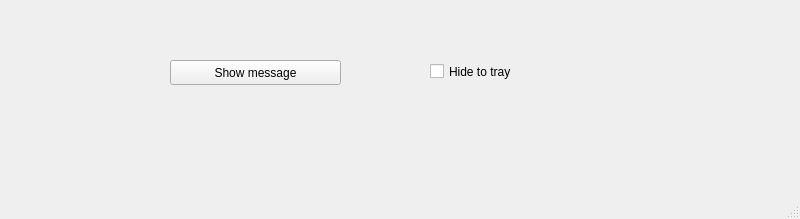
<?xml version="1.0" encoding="UTF-8"?>
<ui version="4.0">
 <class>MainWindow</class>
 <widget class="QMainWindow" name="MainWindow">
  <property name="geometry">
   <rect>
    <x>0</x>
    <y>0</y>
    <width>800</width>
    <height>219</height>
   </rect>
  </property>
  <property name="windowTitle">
   <string>MainWindow</string>
  </property>
  <widget class="QWidget" name="centralwidget">
   <widget class="QPushButton" name="showMsgButton">
    <property name="geometry">
     <rect>
      <x>170</x>
      <y>60</y>
      <width>171</width>
      <height>25</height>
     </rect>
    </property>
    <property name="text">
     <string>Show message</string>
    </property>
   </widget>
   <widget class="QCheckBox" name="toTrayCheckBox">
    <property name="geometry">
     <rect>
      <x>430</x>
      <y>60</y>
      <width>131</width>
      <height>23</height>
     </rect>
    </property>
    <property name="text">
     <string>Hide to tray</string>
    </property>
   </widget>
  </widget>
  <widget class="QMenuBar" name="menubar">
   <property name="geometry">
    <rect>
     <x>0</x>
     <y>0</y>
     <width>800</width>
     <height>26</height>
    </rect>
   </property>
  </widget>
  <widget class="QStatusBar" name="statusbar"/>
 </widget>
 <resources/>
 <connections/>
</ui>
